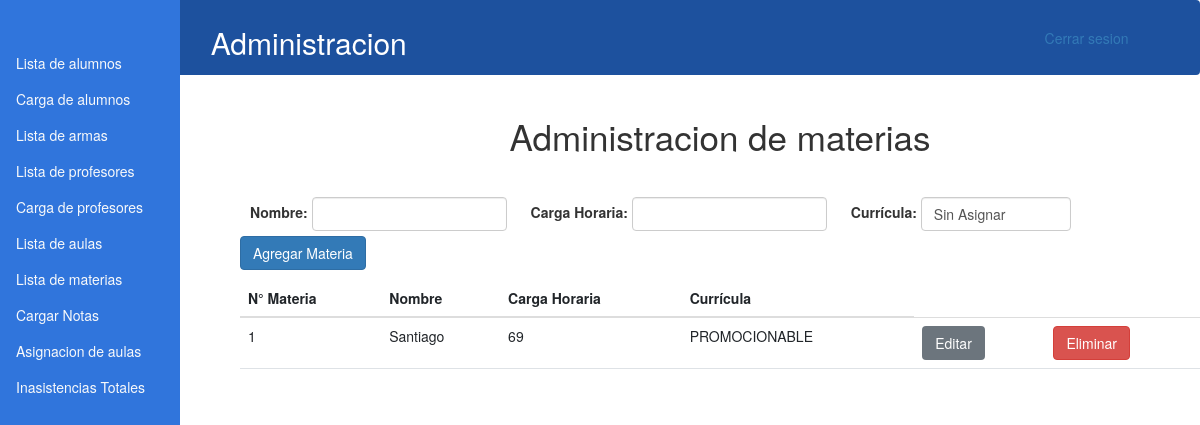
Page /lista_materias.php (signed in) on the earlier database version.
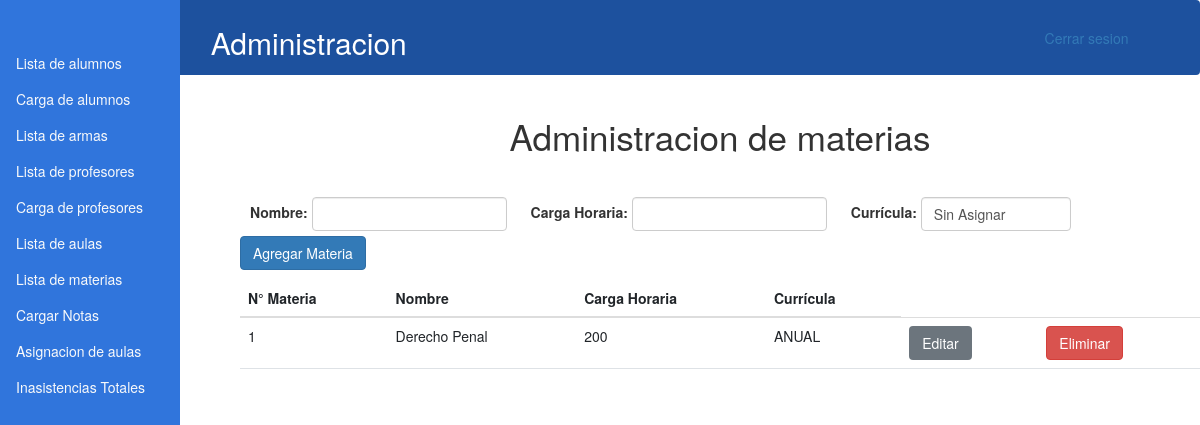
Same page on the later database version.
### tables this page shows
CREATE TABLE `materias` (
  `nombre_mat` varchar(150) NOT NULL,
  `id_mat` int(11) NOT NULL,
  `c_horaria_mat` varchar(255) NOT NULL,
  `curricula_mat` varchar(255) NOT NULL
);

### lista_materias.php (the view, shortened to what this page needs)
<!DOCTYPE html>
<html lang="en">
<head>
    <link rel="stylesheet" href="css/style.css">
    <link href="css/bootstrap-glyphicons.css" rel="stylesheet">
    <link href="css/bootstrap.min.css" rel="stylesheet">
    <link rel="stylesheet" href="css/w3.css">
    <link rel="stylesheet" href="https://maxcdn.bootstrapcdn.com/bootstrap/3.4.0/css/bootstrap.min.css">
</head>
<body>
    <?php
    include("header.php");
    ?>
    <div  style="margin-left:20%">
        <div class="display-4 d-flex justify-content-center h-100 align-items-center">Administracion de materias</div>
        <br>
        <br>
        <form id="ingresoMateria" class="form-inline mb-2">
            <div class="form-group mx-sm-3 mb-2">
                <label for="nombre">Nombre:</label>
                <input type="text" class="form-control" name="nombre" required>
            </div>
            <div class="form-group mx-sm-3 mb-2">
                <label for="cargaHoraria">Carga Horaria:</label>
                <input type="text" class="form-control" name="cargaHoraria" required>
            </div>
            <div class="form-group mx-sm-3 mb-2">
                <label for="curricula">Currícula:</label>
                <select class="form-control" name="curricula" required>
                    <option value="Sin Asignar">Sin Asignar</option>
            </select>
            </div>
            <button type="button" id="enviarMateria" class="btn btn-primary mb-2">Agregar Materia</button>
        </form>
        <table class="table tab-pane fade in active" id="tab">
            <thead>
                <tr>
                    <th scope="col">N° Materia</th>
                    <th scope="col">Nombre</th>
                    <th scope="col">Carga Horaria</th>
                    <th scope="col">Currícula</th>
                </tr>
            </thead>
            <tbody>
                <?php
                $sql = "SELECT * FROM `materias`";
                $query = mysqli_query($conn, $sql);
                while ($result = mysqli_fetch_array($query)) {
                    $idMateria = $result['id_mat'];
                    $nombreMateria = $result['nombre_mat'];
                    $cargaHoraria = $result['c_horaria_mat'];
                    $curricula = $result['curricula_mat'];
                    $position = 1;
                ?>
                    <tr>
                        <td><input type="hidden" name='id' value='<?php echo $idMateria; ?>' disabled=""><?php echo $position++; ?></td>
                        <td><input type="hidden" name='nombre' value='<?php echo $nombreMateria; ?>' disabled=""><?php echo $nombreMateria; ?></td>
                        <td><input type="hidden" name='cargaHoraria' value='<?php echo $cargaHoraria; ?>' disabled=""><?php echo $cargaHoraria; ?></td>
                        <td><input type="hidden" name='curricula' value='<?php echo $curricula; ?>' disabled=""><?php echo $curricula; ?></td>
                        <td>
                            <button class="editar btn btn-secondary open" id="<?php echo $idMateria; ?>">Editar</button>
                        <td>
                            <button class="eliminar btn btn-danger open" id="<?php echo $idMateria; ?>">Eliminar</button>
                        </td>
                        </td>
                    </tr>
                <?php
                };
                ?>
            </tbody>
        </table>
    </div>
</body>
</html>

Differences in the rows shown:
removed materias: nombre_mat "Santiago", c_horaria_mat "69", curricula_mat "PROMOCIONABLE"
added materias: nombre_mat "Derecho Penal", c_horaria_mat "200", curricula_mat "ANUAL"
